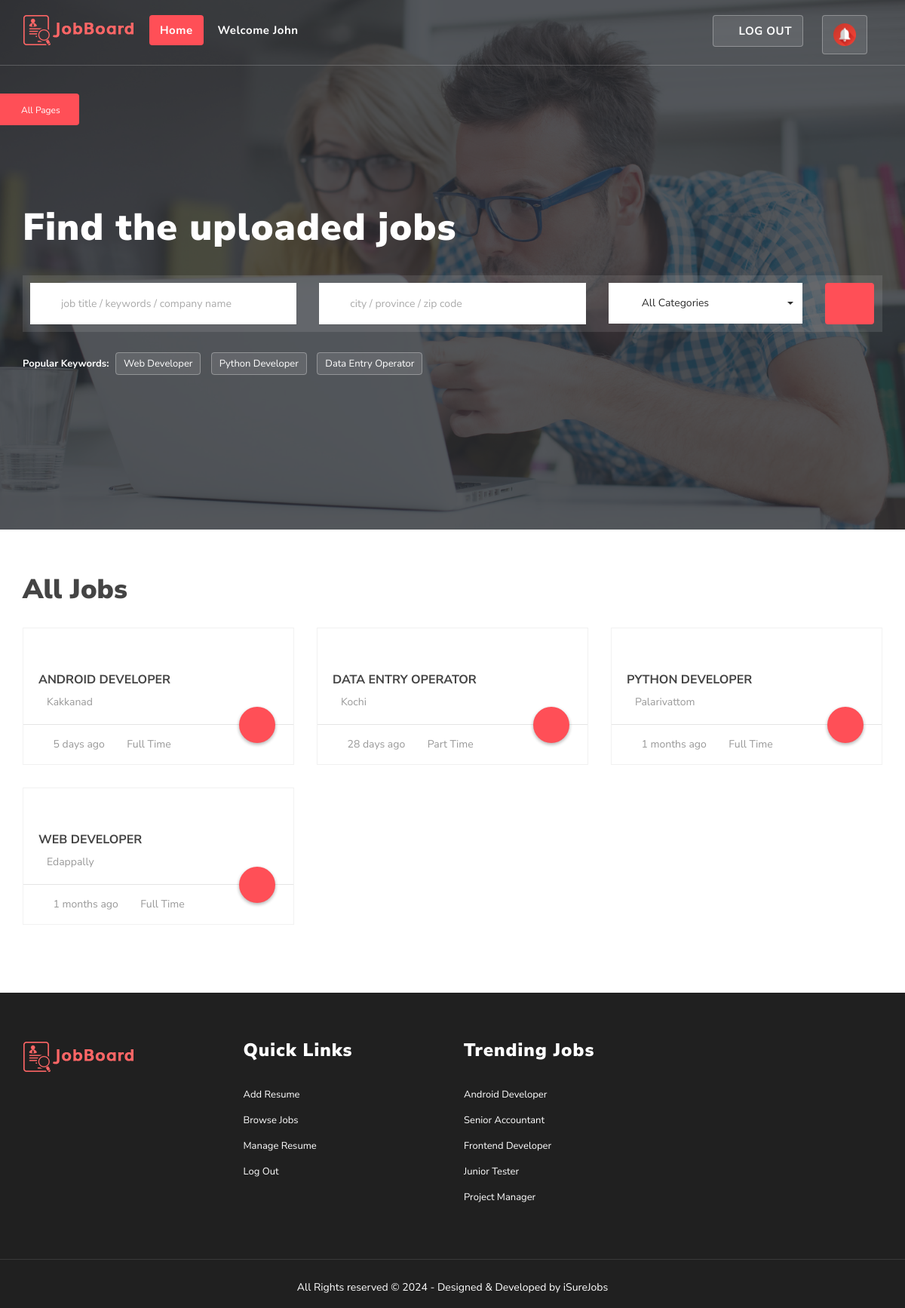
Screenshot of /browse-jobs/ (signed in) with the database file from the repository.
### ResumeParser/models.py (models this page shows)
class CustomUser(AbstractUser):
    user_type_data = ((1,'employer'),(2,'candidate'))
    user_type = models.CharField(default=1,choices=user_type_data,max_length=10)
    groups = models.ManyToManyField(
        Group,
        verbose_name='groups',
        blank=True,
        related_name='custom_user_groups'
    )
    user_permissions = models.ManyToManyField(
        Permission,
        verbose_name='user permissions',
        blank=True,
        related_name='custom_user_permissions'
    )

class Jobs(models.Model):
    job_title = models.CharField(max_length=100)
    job_nature = models.CharField(max_length=100)
    job_location = models.CharField(max_length=100)
    category = models.CharField(max_length=100)
    job_description = models.CharField(max_length=1000)
    job_responsibility = models.CharField(max_length=1000)
    job_qualification = models.CharField(max_length=200)
    job_skills = models.CharField(max_length=500)
    job_graduation_year = models.CharField(max_length=100)
    job_CGPA = models.CharField(max_length=20)
    job_exp = models.IntegerField()
    job_salary = models.CharField(max_length=20)
    job_languages = models.CharField(max_length=200)
    published_date = models.DateTimeField(auto_now_add=True)
    last_date = models.DateTimeField()
    company_name = models.ForeignKey(Employer,on_delete=models.CASCADE)

### ResumeParser/views.py (the view, shortened to what this page needs)
# urls.py: path('browse-jobs/',browse_jobs, name='browse-jobs'),
def browse_jobs(request):
    jobs = Jobs.objects.all().order_by('-id')
    current_time = datetime.now(timezone.utc)
    for job in jobs:
        print(job.company_name_id)
        emp = Employer.objects.get(id=job.company_name_id)
        print(emp.logo.url)
        job.logo = emp.logo.url
        time_diff = current_time - job.published_date
        job.time_difference = time_diff.total_seconds()
        job.minutes_ago = int(job.time_difference / 60)  # Calculate minutes ago
        job.hours_ago = int(job.time_difference / 3600)  # Calculate hours ago
        job.days_ago = int(job.time_difference / 86400)  # Calculate days ago
        job.months_ago = int(job.time_difference / (86400 * 30))
    return render(request, 'browse_jobs.html', {'jobs': jobs, 'name': request.user.first_name})

### ResumeParser/templates/browse_jobs.html (shortened to what this page needs)
{% load static %}
<!DOCTYPE html>
<html lang="en">
<head>
    <link rel="stylesheet" href="{% static 'assets/css/bootstrap.min.css' %}" type="text/css">
    <link rel="stylesheet" href="{% static 'assets/css/jasny-bootstrap.min.css' %}" type="text/css">
    <link rel="stylesheet" href="{% static 'assets/css/bootstrap-select.min.css' %}" type="text/css">
    <link rel="stylesheet" href="{% static 'assets/css/material-kit.css' %}" type="text/css">
    <link rel="stylesheet" href="{% static 'assets/fonts/font-awesome.min.css' %}" type="text/css">
    <link rel="stylesheet" href="{% static 'assets/fonts/themify-icons.css' %}">
    <link rel="stylesheet" href="{% static 'assets/extras/animate.css' %}" type="text/css">
    <link rel="stylesheet" href="{% static 'assets/extras/owl.carousel.css' %}" type="text/css">
    <link rel="stylesheet" href="{% static 'assets/extras/owl.theme.css' %}" type="text/css">
    <link rel="stylesheet" href="{% static 'assets/extras/settings.css' %}" type="text/css">
    <link rel="stylesheet" href="{% static 'assets/css/slicknav.css' %}" type="text/css">
    <link rel="stylesheet" href="{% static 'assets/css/main.css' %}" type="text/css">
    <link rel="stylesheet" href="{% static 'assets/css/responsive.css' %}" type="text/css">
    <link rel="stylesheet" type="text/css" href="{% static 'assets/css/colors/red.css' %}" media="screen" />
</head>
<body>
      <div class="header">
        <section id="intro" class="section-intro">
          <div class="logo-menu">
                   <nav class="navbar navbar-default" role="navigation" data-spy="affix" data-offset-top="50">
              <div class="container">
                <div class="navbar-header">
                  <a class="navbar-brand logo" href="{% url 'home' %}"><img src="{% static 'assets/img/logo.png' %}" alt=""></a>
                </div>
                <div class="collapse navbar-collapse" id="navbar">
                <ul class="nav navbar-nav">
                  <li>
                    <a class="active" href="{% url 'home' %}">
                    Home
                    </a>
                  </li>
                  <li>
                    <a href="#">
                    Welcome {{ name }} <i class="fa fa-angle-down"></i>
                    </a>
                  </li>
                </ul>
                     <ul class="nav navbar-nav navbar-right float-right">
                    <li class="right"><a href="{% url 'notify' %}"><img src="{% static 'img/notification-bell.png' %}" alt="notify_me" width="30" height="30" title="Notifications"></a></li>
                  </ul>
                <ul class="nav navbar-nav navbar-right float-right">
                  <li class="right"><a href="{% url 'log_out' %}"><i class="ti-lock"></i>  Log Out</a></li>
                </ul>
              </div>
            </div>
          </nav>
          <div class="tbtn wow pulse" id="menu" data-wow-iteration="infinite" data-wow-duration="500ms" data-toggle="offcanvas" data-target=".navmenu">
            <p><i class="ti-files"></i> All Pages</p>
          </div>
      </div>
      <div class="search-container">
        <div class="container">
          <div class="row">
            <div class="col-md-12">
              <h1>Find the uploaded jobs</h1><br><br>
              <div class="content">
                <form method="POST"> {% csrf_token %}
                  <div class="row">
                    <div class="col-md-4 col-sm-6">
                      <div class="form-group">
                        <input class="form-control" type="text" name="job" placeholder="job title / keywords / company name" required>
                        <i class="ti-time"></i>
                      </div>
                    </div>
                    <div class="col-md-4 col-sm-6">
                      <div class="form-group">
                        <input class="form-control" type="text" name="loc" placeholder="city / province / zip code" required>
                        <i class="ti-location-pin"></i>
                      </div>
                    </div>
                    <div class="col-md-3 col-sm-6">
                      <div class="search-category-container">
                        <label class="styled-select">
                          <select class="dropdown-product selectpicker" name="category" required>
                            <option>All Categories</option>
                          </select>
                        </label>
                      </div>
                    </div>
                    <div class="col-md-1 col-sm-6">
                      <button type="submit" class="btn btn-search-icon"><i class="ti-search"></i></button>
                    </div>
                  </div>
                </form>
              </div>
              <div class="popular-jobs">
                <b>Popular Keywords: </b>
                <a href="#">Web Developer</a>
                <a href="#">Python Developer</a>
                <a href="#">Data Entry Operator</a>
              </div>
            </div>
          </div>
        </div>
      </div>
    </section>
    </div>
<section class="featured-jobs section">
      <div class="container">
        <h2 class="section-title">
          All Jobs
        </h2>
        <div class="row">
            {% if jobs %}
            {% for job in jobs %}
          <div class="col-md-4 col-sm-6 col-xs-12">
            <div class="featured-item">
              <div class="featured-wrap">
                <div class="featured-inner">
                  <figure class="item-thumb">
                    <a class="hover-effect" href="#">
                    </a>
                  </figure>
                  <div class="item-body">
                    <h3 class="job-title"><a href="job-page.html">{{ job.job_title|title }}</a></h3>
                    <div class="adderess"><i class="ti-location-pin"></i>{{ job.job_location|title }}</div>
                  </div>
                </div>
              </div>
              <div class="item-foot">
                {% if job.time_difference < 60 %}
                <span><i class="ti-calendar"></i> Just Now </span>
                {% elif job.time_difference < 3600 %}
                <span><i class="ti-calendar"></i> {{ job.minutes_ago }} minutes ago </span>
                {% elif job.time_difference < 86400 %}
                <span><i class="ti-calendar"></i> {{ job.hours_ago }} hours ago </span>
                {% elif job.time_difference < 2592000 %}
                <span><i class="ti-calendar"></i> {{ job.days_ago }} days ago </span>
                {% else %}
                <span><i class="ti-calendar"></i> {{ job.months_ago }} months ago </span>
                {% endif %}
                <span><i class="ti-time"></i>{{ job.job_nature }}</span>
                <div class="view-iocn">
                  <a href="{% url 'job_details' %}?jid={{ job.id }}"><i class="ti-arrow-right"></i></a>
                </div>
              </div>
            </div>
          </div>
            {% endfor %}
            {% else %}
            <center><h1>No Jobs Found</h1></center>
            {% endif %}
        </div>
      </div>
</section>
    <footer>
    	<section class="footer-Content" id="footer">
    		<div class="container">
    			<div class="row">
    				<div class="col-md-3 col-sm-6 col-xs-12">
              <div class="widget">
                <h3 class="block-title"><img src="{% static 'assets/img/logo.png' %}" class="img-responsive" alt="Footer Logo"></h3>
              </div>
            </div>
    				<div class="col-md-3 col-sm-6 col-xs-12">
    					<div class="widget">
    						<h3 class="block-title">Quick Links</h3>
  							<ul class="menu">
                  <li><a href="{% url 'resume-upload' %}">Add Resume</a></li>
                  <li><a href="{% url 'browse-jobs' %}">Browse Jobs</a></li>
                  <li><a href="{% url 'manage-resume' %}">Manage Resume</a></li>
                  <li><a href="{% url 'guest' %}">Log Out</a></li>
                </ul>
    					</div>
    				</div>
    				<div class="col-md-3 col-sm-6 col-xs-12">
    					<div class="widget">
                <h3 class="block-title">Trending Jobs</h3>
                <ul class="menu">
                  <li><a href="#">Android Developer</a></li>
                  <li><a href="#">Senior Accountant</a></li>
                  <li><a href="#">Frontend Developer</a></li>
                  <li><a href="#">Junior Tester</a></li>
                  <li><a href="#">Project Manager</a></li>
                </ul>
              </div>
    				</div>
    			</div>
    		</div>
    	</section>
    	<div id="copyright">
    		<div class="container">
    			<div class="row">
    				<div class="col-md-12">
              <div class="site-info text-center">
                <p>All Rights reserved &copy; 2024 - Designed & Developed by <a rel="nofollow" href="{% url 'home' %}">iSureJobs</a></p>
              </div>
    				</div>
    			</div>
    		</div>
    	</div>
    </footer>
</body>
</html>

### ResumeParser/static/assets/css/colors/red.css (style rules this page uses)
.tbtn { background: #FF4F57; }
.navbar-default .navbar-nav > li:hover > a, .navbar-default .navbar-nav > li > a.active { background: #FF4F57; }
.btn-search-icon { background: #FF4F57; }
.featured-jobs .item-foot .view-iocn a { background: #FF4F57; }

### rows the page displays
CustomUser: first_name "John"
Jobs: job_title "ANDROID DEVELOPER", job_location "Kakkanad", days_ago "5", job_nature "Full Time"
Jobs: job_title "DATA ENTRY OPERATOR", job_location "Kochi", days_ago "28", job_nature "Part Time"
Jobs: job_title "PYTHON DEVELOPER", job_location "Palarivattom", months_ago "1", job_nature "Full Time"
Jobs: job_title "WEB DEVELOPER", job_location "Edappally", months_ago "1", job_nature "Full Time"
